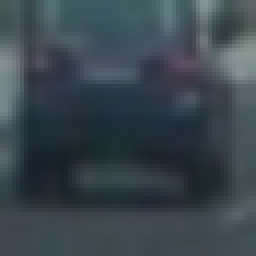
#> input picture vehicles/vehicles/GTI_Far/image0019.png, 64 x 64 px (shown 4 times larger); its folder holds 3 pictures in this run
$ python augment_data.py
#> lines starting #> are read from the running program, lines starting #| are printed output that depends on the picture
# This file needs to be run for only once to produce flipped copies for car and non-car images
import glob
import os
import cv2

def produce_flipped_image(folders):

    current_path = os.getcwd()


    for folder in folders:
        images = []
        # Create a flipped folder in the same path of the original folder
        flipped_folder_path = current_path + '/' + folder + '_flipped'
        os.makedirs(flipped_folder_path)

        # Get the image names in the original folder
        image_names = folder + '/*.png'
        images = images +  glob.glob(image_names)

        for image_name in images:

            # Get the path of the image
            image_path = current_path + '/' + image_name
            image = cv2.imread(image_path)
#> image is the input picture: shape (64, 64, 3); mean B, G, R 77.1, 69.9, 57.7

            # Flip the image
            flipped_image = cv2.flip(image, 1)
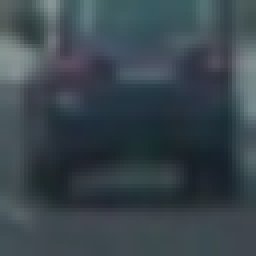
#> flipped_image: shape (64, 64, 3) (shown 4 times larger); mean B, G, R 77.1, 69.9, 57.7

            # Get pure image name (without any path information)
            pure_image_name = image_name.rsplit('/',1)[1]

            # Get the path of the flipped image
            flipped_image_path = flipped_folder_path + '/' +  pure_image_name[:-4] + '_flipped' + pure_image_name[-4:]
            cv2.imwrite(flipped_image_path, flipped_image)

# Divide up into cars and notcars
# Read vehicle folders' names
folders = glob.glob('vehicles/vehicles/*')
produce_flipped_image(folders)

# Read non-vehicle folders' names
folders = glob.glob('non-vehicles/non-vehicles/*')
produce_flipped_image(folders)
